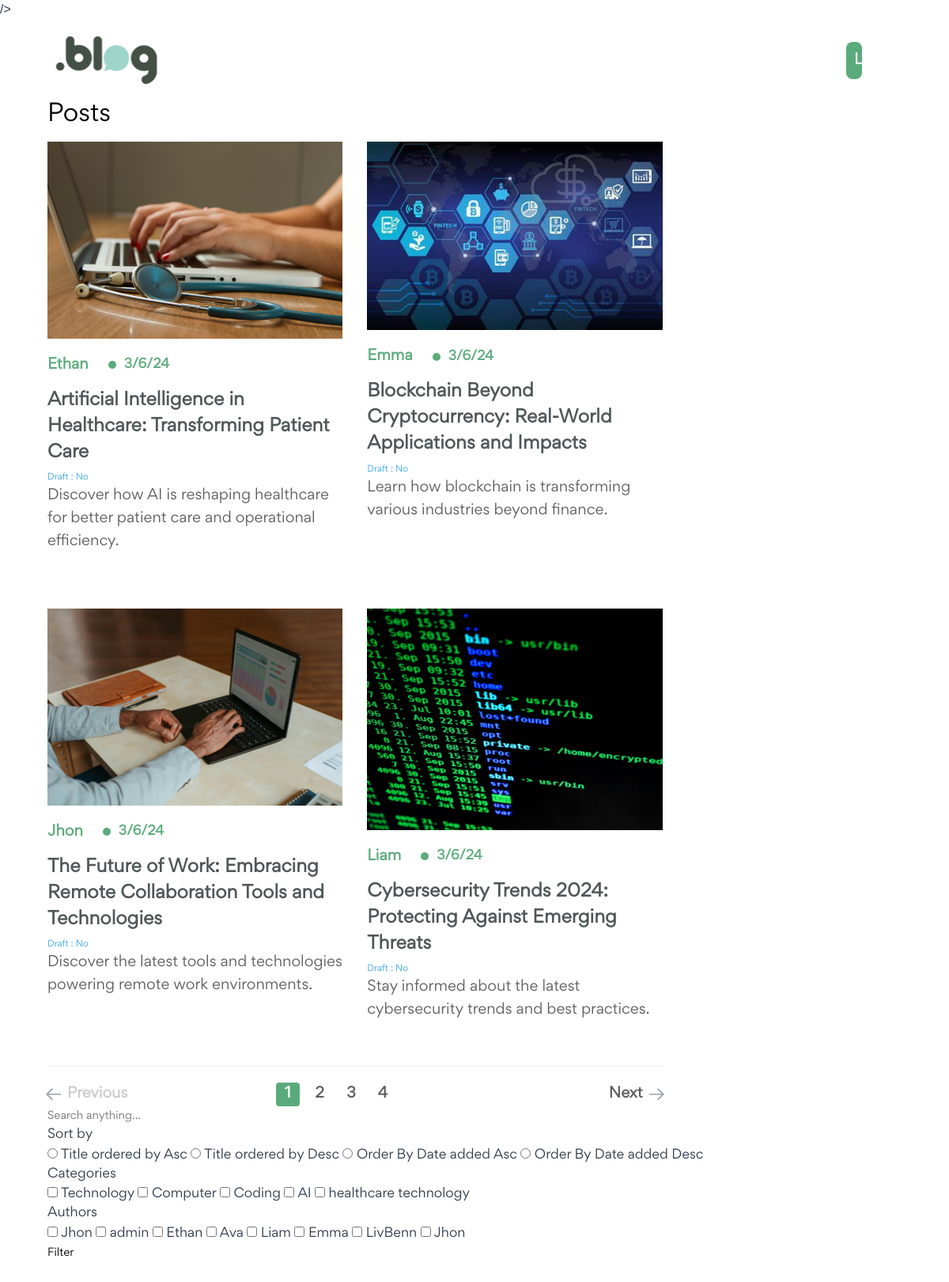
The page / on the database its author committed.
### posts/models.py (models this page shows, shortened)
class Post(models.Model):
        title = models.CharField(max_length=255)
        short_description = models.TextField()
        description = models.TextField()
        category = models.ManyToManyField("posts.Category")
        time_to_read = models.CharField(max_length=100)
        featured_image = models.ImageField(upload_to="posts/")
        is_draft = models.BooleanField(default=False)
        author = models.ForeignKey("posts.Author",on_delete=models.CASCADE)
        published_date = models.DateTimeField()
        is_deleted = models.BooleanField(default=False)

class Author(models.Model):
        name = models.CharField(max_length=255)
        user = models.OneToOneField("auth.user",on_delete=models.CASCADE)

class Category(models.Model):
       title = models.CharField(max_length=25)
       class Meta:
             verbose_name_plural = ("Categories")

### web/views.py (the view, shortened to what this page needs)
# urls.py: path('',views.index,name="index"),
def index(request):
    categories = Category.objects.all()[:5]
    authors = Author.objects.all()
    posts = Post.objects.filter(is_deleted=False, is_draft=False)
    q = request.GET.get('q')
    if q:
        posts = posts.filter(title__icontains=q)
    search_authors = request.GET.getlist("author")
    if search_authors:
        posts = posts.filter(author__id__in=search_authors)
    search_categories = request.GET.getlist("category")
    if search_categories:
        posts = posts.filter(categories__id__in=search_categories).distinct()
    sort = request.GET.get("sort")
    paginator = Paginator(posts, 4)  # Show 4 posts per page
    page_number = request.GET.get('page')
    try:
        instances = paginator.page(page_number)
    except PageNotAnInteger:
        instances = paginator.page(1)
    except EmptyPage:
        instances = paginator.page(paginator.num_pages)
    context = {
        "title": "Blog Post | Create your blog",
        "instances": instances,
        "categories": categories,
        "authors": authors,
        "posts": posts
    }
    return render(request, "web/index.html", context=context)

### posts/templatetags/paginator_tags.py (called while the page is built)
@register.simple_tag
def get_elided_page_range(instances, number, on_each_side=3, on_ends=2):
    paginator = Paginator(instances.object_list, instances.per_page)
    return paginator.get_elided_page_range(number=number, on_each_side=on_each_side, on_ends=on_ends)

@register.simple_tag(takes_context=True)
def change_params(context, page):
    request = context['request']
    full_path = request.get_full_path()
    if "?" in full_path:
        if "page" in full_path:
            full_path = re.sub(r"page=[0-9]+", f"page={page}", full_path)
        else:
            full_path = f"{full_path}&page={page}"
    else:
        full_path = f"{full_path}?page={page}"
    return full_path

@register.inclusion_tag("web/includes/pagination.html", takes_context=True)
def load_paginator(context, instances):
    request = context['request']
    return {
        "instances": instances,
        "request": request
    }

### templates/web/index.html (shortened to what this page needs)
{% extends "base.html" %}
{% load static %}
{% load paginator_tags %}
{% block content %}
<section id="home">
  <section class="wrapper">
    {% include "web/includes/header.html" %}
    <section class="spotlight">
      <h3>Posts</h3>
      <div class="all-posts">
        <div class="post-section">
          <ul class="posts">
            {% for post in instances %}
            <li>
              <a href="{% url 'web:post' id=post.pk %}">
                <div class="blog-image">
                  <img src="{{ post.featured_image.url }}" alt="Blog" />
                </div>
                <div class="details">
                  <div class="date">
                    <h4 class="name">{{ post.author.name }}</h4>
                    <div class="round"></div>
                    <span>{{ post.published_date|date:"j/n/y" }}</span>
                  </div>
                  <h3 class="head">{{ post.title}}</h3>
                  <h6>Draft : {{ post.is_draft|yesno:"Yes,No" }}</h6>
                  <p class="description">{{ post.short_description}}</p>
                </div>
              </a>
            </li>
            {% endfor %}
          </ul>
        {% load_paginator instances %}
        </div>
        </div>
    </section>
    <div class="filter-section" id="hamburger-menu">
      <form action="" method="get">
        <input type="text" name="q" placeholder="Search anything..." />
        <p class="filter-head">Sort by</p>
        <div class="filter">
          <label class="radio">
            <input type="radio" name="sort" value="title-asc" />
            <span class="label">Title ordered by Asc</span>
          </label>
          <label class="radio">
            <input type="radio" name="sort" value="title-desc" />
            <span class="label">Title ordered by Desc</span>
          </label>
          <label class="radio">
            <input type="radio" name="sort" value="date-asc" />
            <span class="label">Order By Date added Asc</span>
          </label>
          <label class="radio">
            <input type="radio" name="sort" value="date-desc" />
            <span class="label">Order By Date added Desc</span>
          </label>
        </div>
        <p class="filter-head">Categories</p>
<div class="filter">
  {% for category in categories %}
  <label class="checkbox">
    <input type="checkbox" name="category" value="{{ category.id }}"
           {% if category.id|stringformat:"s" in request.GET.getlist.category %} checked {% endif %} />
    <span class="label">{{ category.title }}</span>
  </label>
  {% endfor %}
</div>
        </div>
     <p class="filter-head">Authors</p>
<div class="filter">
  {% for author in authors %}
  <label class="checkbox">
    <input type="checkbox" name="author" value="{{ author.id }}"
           {% if author.id|stringformat:"s" in request.GET.getlist.author %} checked {% endif %} />
    <span class="label">{{ author.name }}</span>
  </label>
  {% endfor %}
</div>
        <input type="submit" value="Filter" />
  </section>
</section>
{% endblock %}

### static/css/style.css (style rules this page uses)
* { margin: 0; padding: 0; border: 0; vertical-align: baseline; background: transparent; font-weight: normal; text-decoration: none; outline: none; -webkit-box-sizing: border-box; -moz-box-sizing: border-box; box-sizing: border-box; font-family: "Gordita Regular"; }
ol, ul { list-style: none; }
body { font-size: 17px; color: #1c2c40; overflow-x: hidden; min-width: 320px; font-weight: 400; }
input, textarea, select { font-weight: 400; }
a { color: #1c2c40; }
p { line-height: 1.6em; font-size: 16px; font-weight: 400; }
.wrapper { width: 90%; margin: 0 auto; max-width: 1500px; }
img { display: block; width: 100%; height: 100%; }
#home, #single-page-home { padding: 20px 0 50px; position: relative; }
#home section.spotlight h3 { font-size: 30px; margin-bottom: 1%; color: #000; display: inline-block; }
#home section.spotlight div.all-posts { display: flex; justify-content: space-between; }
#home section.spotlight div.all-posts div.post-section { width: 80%; display: flex; justify-content: space-between; flex-wrap: wrap; }
#home section.spotlight div.all-posts ul.posts { width: 100%; display: flex; justify-content: space-between; flex-wrap: wrap; margin-bottom: 5%; }
#home section.spotlight div.all-posts ul.posts li { width: 31%; margin-bottom: 3%; }
#home section.spotlight div.all-posts ul.posts li:nth-last-child(-n + 3) { margin-bottom: 0; }
#home section.spotlight div.all-posts ul.posts li div.blog-image { width: 100%; margin-bottom: 20px; }
#home section.spotlight div.all-posts ul.posts li div.details div.date { display: flex; align-items: center; margin-bottom: 4%; }
#home section.spotlight div.all-posts ul.posts li div.details div.date h4.name { font-size: 18px; margin-right: 25px; color: #5aaa7b; font-weight: 700; }
#home section.spotlight div.all-posts ul.posts li div.details div.date div.round { background: #5bab7b; width: 10px; height: 10px; border-radius: 50%; margin-right: 10px; }
#home section.spotlight div.all-posts ul.posts li div.details div.date span { color: #5bab7b; font-weight: 700; font-size: 16px; }
#home section.spotlight div.all-posts ul.posts li div.details h3.head { margin-bottom: 2%; font-size: 22px; font-weight: 700; color: #4f5757; }
#home section.spotlight div.all-posts ul.posts li div.details p.description { color: #5e5e5e; font-size: 18px; margin-bottom: 7%; }
@media all and (max-width: 1280px) { #home section.spotlight div.all-posts div.post-section { width: 72%; } }
@media all and (max-width: 1280px) { #home section.spotlight div.all-posts ul.posts li { width: 48%; margin-bottom: 7%; } }

### static/css/ck-editor.css (style rules this page uses)
:root { --ck-sample-base-spacing: 2em; --ck-sample-color-white: #fff; --ck-sample-color-green: #279863; --ck-sample-color-blue: #1a9aef; --ck-sample-container-width: 1285px; --ck-sample-sidebar-width: 350px; --ck-sample-editor-min-height: 400px; --ck-sample-editor-z-index: 10; }
body, html { padding: 0; margin: 0; font-family: sans-serif, Arial, Verdana, "Trebuchet MS", "Apple Color Emoji", "Segoe UI Emoji", "Segoe UI Symbol"; font-size: 16px; line-height: 1.5; }
body { height: 100%; color: #2D3A4A; }
body * { box-sizing: border-box; }
a { color: #38A5EE; }

### rows shown on the page
Post: featured_image (picture), author.name "Ethan", published_date "3/6/24", title "Artificial Intelligence in Healthcare: Transforming Patient Care", is_draft "No", short_description "Discover how AI is reshaping healthcare for better patient care and operational efficiency."
Post: featured_image (picture), author.name "Emma", published_date "3/6/24", title "Blockchain Beyond Cryptocurrency: Real-World Applications and Impacts", is_draft "No", short_description "Learn how blockchain is transforming various industries beyond finance."
Post: featured_image (picture), author.name "Jhon", published_date "3/6/24", title "The Future of Work: Embracing Remote Collaboration Tools and Technologies", is_draft "No", short_description "Discover the latest tools and technologies powering remote work environments."
Post: featured_image (picture), author.name "Liam", published_date "3/6/24", title "Cybersecurity Trends 2024: Protecting Against Emerging Threats", is_draft "No", short_description "Stay informed about the latest cybersecurity trends and best practices."
Category: title "Technology"
Category: title "Computer"
Category: title "Coding"
Category: title "AI"
Category: title "healthcare technology"
Author: name "Jhon"
Author: name "admin"
Author: name "Ethan"
Author: name "Ava"
Author: name "Liam"
Author: name "Emma"
Author: name "LivBenn"
Author: name "Jhon"

### other values the page prints
{{ i }} "1"
{{ i }} "2" "3" "4"
